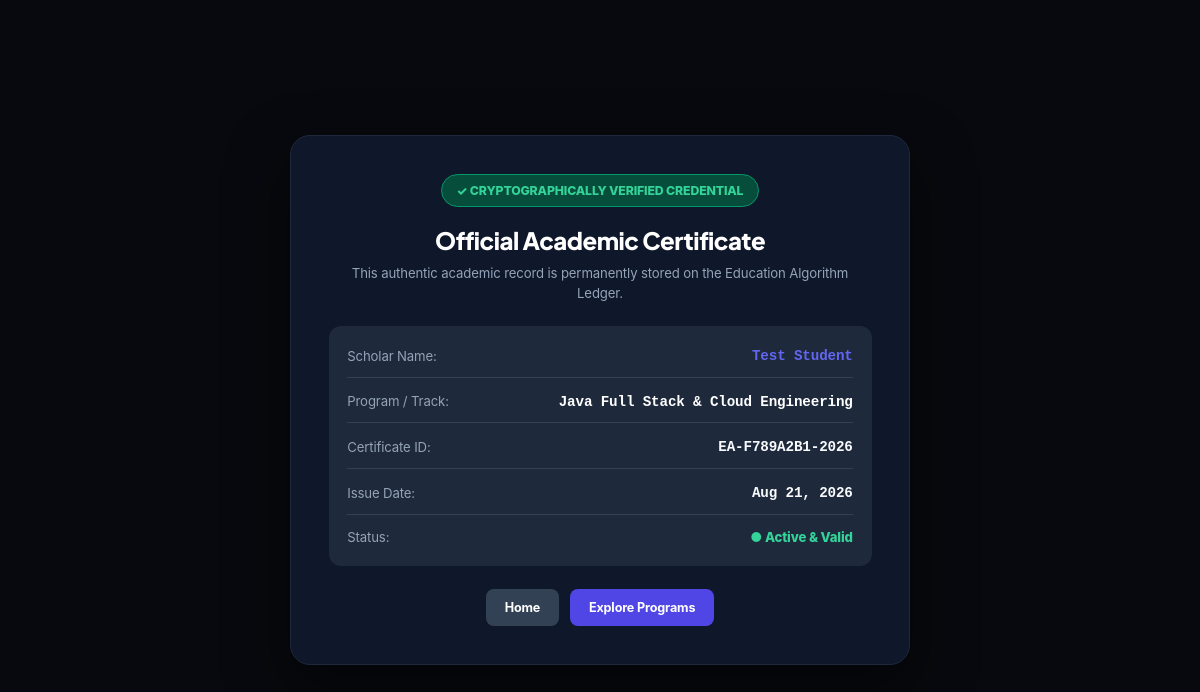
/verify.php?cert=EA-F789A2B1-2026, run on the app's committed database.
### tables this page shows
CREATE TABLE `course_certificates` (
  `id` int(11) NOT NULL AUTO_INCREMENT,
  `certificate_code` varchar(64) NOT NULL,
  `student_id` int(11) NOT NULL,
  `course_id` int(11) NOT NULL,
  `student_name` varchar(150) NOT NULL,
  `course_title` varchar(255) NOT NULL,
  `instructor_name` varchar(150) NOT NULL DEFAULT 'Prof. Alan Vance',
  `issue_date` date NOT NULL,
  `created_at` timestamp NOT NULL DEFAULT current_timestamp(),
  PRIMARY KEY (`id`),
  UNIQUE KEY `certificate_code` (`certificate_code`),
  KEY `student_id` (`student_id`),
  KEY `course_id` (`course_id`)
);

CREATE TABLE `students` (
  `id` int(11) NOT NULL AUTO_INCREMENT,
  `name` varchar(100) NOT NULL,
  `email` varchar(150) NOT NULL,
  `phone` varchar(30) DEFAULT NULL,
  `password` varchar(255) NOT NULL,
  `created_at` timestamp NOT NULL DEFAULT current_timestamp(),
  `status` varchar(20) NOT NULL DEFAULT 'active',
  PRIMARY KEY (`id`),
  UNIQUE KEY `email` (`email`),
  KEY `idx_students_email` (`email`)
);

### verify.php (the view, shortened to what this page needs)
<?php
require_once __DIR__ . '/config.php';
$certUuid = clean_text($_GET['cert'] ?? $_GET['code'] ?? $_GET['id'] ?? '', 64);
$certificate = null;
$error = null;
if (!empty($certUuid)) {
    $stmt = $pdo->prepare("
        SELECT c.id, c.certificate_uuid, c.student_id, c.course_id, c.issue_date, c.completion_percentage, c.status,
               s.name as student_name, s.email as student_email, cr.title as course_title, cr.description as course_desc
        FROM certificates c
        JOIN students s ON c.student_id = s.id
        LEFT JOIN courses cr ON c.course_id = cr.id
        WHERE c.certificate_uuid = ?
        LIMIT 1
    ");
    $stmt->execute([$certUuid]);
    $certificate = $stmt->fetch();
    if (!$certificate) {
        $stmt2 = $pdo->prepare("
            SELECT cc.id, cc.certificate_code as certificate_uuid, cc.student_id, cc.course_id, cc.issue_date,
                   100 as completion_percentage, 'valid' as status,
                   s.name as student_name, s.email as student_email,
                   COALESCE(cr.title, cc.course_title) as course_title, cr.description as course_desc
        FROM course_certificates cc
        JOIN students s ON cc.student_id = s.id
        LEFT JOIN courses cr ON cc.course_id = cr.id
        WHERE cc.certificate_code = ?
        LIMIT 1
        ");
        $stmt2->execute([$certUuid]);
        $certificate = $stmt2->fetch();
    }
} else {
    $error = "Please provide a valid certificate identifier to verify.";
}
?>
<!DOCTYPE html>
<html lang="en">
<head>
    <link rel="stylesheet" href="css/student.css?v=12.0">
</head>
<body>
    <div class="verify-card">
        <?php if ($certificate && empty($error)): ?>
            <div class="valid-badge">✓ CRYPTOGRAPHICALLY VERIFIED CREDENTIAL</div>
            <h1 style="font-size: 1.6rem; font-weight: 800; margin: 0 0 0.5rem; color: #fff;">
                Official Academic Certificate
            </h1>
            <p style="font-size: 0.88rem; color: #94a3b8; margin: 0 0 1.5rem;">
                This authentic academic record is permanently stored on the Education Algorithm Ledger.
            </p>
            <div class="data-grid">
                <div class="data-row">
                    <span>Scholar Name:</span>
                    <strong style="color: #6366f1;"><?php echo htmlspecialchars($certificate['student_name']); ?></strong>
                </div>
                <div class="data-row">
                    <span>Program / Track:</span>
                    <strong style="color: #fff;"><?php echo htmlspecialchars($certificate['course_title'] ?? 'Full Stack Engineering'); ?></strong>
                </div>
                <div class="data-row">
                    <span>Certificate ID:</span>
                    <strong><?php echo htmlspecialchars($certificate['certificate_uuid']); ?></strong>
                </div>
                <div class="data-row">
                    <span>Issue Date:</span>
                    <strong><?php echo date('M d, Y', strtotime($certificate['issue_date'])); ?></strong>
                </div>
                <div class="data-row">
                    <span>Status:</span>
                    <span style="color: #34d399; font-weight: 800;">● Active & Valid</span>
                </div>
            </div>
            <div style="display: flex; gap: 0.75rem; justify-content: center;">
                <a href="index.php" style="background: #334155; color: #fff; text-decoration: none; padding: 0.6rem 1.25rem; border-radius: 8px; font-size: 0.84rem; font-weight: 700;">Home</a>
                <a href="courses.php" style="background: #4f46e5; color: #fff; text-decoration: none; padding: 0.6rem 1.25rem; border-radius: 8px; font-size: 0.84rem; font-weight: 700;">Explore Programs</a>
            </div>
        <?php endif; ?>
    </div>
</body>
</html>

### css/student.css (style rules this page uses)
:root { --ink: #0f172a; --base: #f8fafc; --purple: #6366f1; --purple-hover: #4f46e5; --purple-light: #eef2ff; --purple-glow: rgba(99, 102, 241, 0.25); --coral: #f97316; --coral-hover: #ea580c; --coral-light: #fff7ed; --teal: #06b6d4; --teal-light: #ecfeff; --yellow: #f59e0b; --yellow-light: #fef3c7; --white: #ffffff; --bg-page: #f8fafc; --bg-surface: #ffffff; --bg-subtle: #f1f5f9; --bg-dark: #0f172a; --text-primary: #0f172a; --text-secondary: #475569; --text-muted: #64748b; --text-light: #ffffff; --primary: #6366f1; --primary-hover: #4f46e5; --primary-light: #eef2ff; --primary-glow: rgba(99, 102, 241, 0.22); --accent: #f97316; --accent-hover: #ea580c; --success: #10b981; --success-light: #ecfdf5; --success-text: #047857; --warning: #f59e0b; --warning-light: #fef3c7; --warning-text: #b45309; --danger: #ef4444; --danger-light: #fef2f2; --danger-text: #b91c1c; --border: #e2e8f0; --border-hover: #cbd5e1; --shadow-xs: 0 1px 2px rgba(0, 0, 0, 0.04); --shadow-sm: 0 1px 3px rgba(15, 23, 42, 0.06), 0 1px 2px rgba(15, 23, 42, 0.04); --shadow-md: 0 4px 8px -1px rgba(15, 23, 42, 0.06), 0 2px 4px -2px rgba(15, 23, 42, 0.04); --shadow-lg: 0 12px 24px -4px rgba(15, 23, 42, 0.08), 0 4px 6px -2px rgba(15, 23, 42, 0.03); --shadow-glow: 0 0 16px rgba(99, 102, 241, 0.2); --shadow-coral: 0 6px 14px rgba(249, 115, 22, 0.2); --radius-sm: 6px; --radius-md: 10px; --radius-lg: 14px; --radius-xl: 18px; --radius-full: 9999px; --font-sans: 'Inter', 'Plus Jakarta Sans', -apple-system, BlinkMacSystemFont, 'Segoe UI', Roboto, sans-serif; --font-heading: 'Plus Jakarta Sans', 'Inter', -apple-system, BlinkMacSystemFont, 'Segoe UI', sans-serif; --font-mono: 'JetBrains Mono', 'IBM Plex Mono', ui-monospace, monospace; --transition-bounce: all 0.25s cubic-bezier(0.34, 1.56, 0.64, 1); --transition-smooth: all 0.2s cubic-bezier(0.4, 0, 0.2, 1); }
*, *::before, *::after { transition: background-color 0.22s ease, border-color 0.22s ease, color 0.22s ease, box-shadow 0.22s ease; }
*, *::before, *::after { box-sizing: border-box; margin: 0; padding: 0; }
html { font-size: 15px; scroll-behavior: smooth; overflow-x: hidden; width: 100%; }
body { background-color: var(--bg-page); color: var(--text-primary); font-family: var(--font-sans); line-height: 1.55; -webkit-font-smoothing: antialiased; min-height: 100vh; display: flex; flex-direction: column; overflow-x: hidden; width: 100%; letter-spacing: -0.01em; }
h1, h2, h3, h4, h5, h6 { font-family: var(--font-heading); color: var(--text-primary); line-height: 1.25; font-weight: 700; letter-spacing: -0.02em; overflow-wrap: anywhere; word-break: break-word; }
p, span, a, label, li { overflow-wrap: anywhere; word-break: break-word; }

### verify.php (style rules this page uses)
body { background-color: #07090e; color: #f8fafc; min-height: 100vh; display: flex; flex-direction: column; justify-content: center; align-items: center; padding: 2rem 1.25rem; box-sizing: border-box; font-family: -apple-system, BlinkMacSystemFont, 'Segoe UI', Roboto, sans-serif; }
.verify-card { background: #0f172a; border: 1.5px solid #1e293b; border-radius: 20px; max-width: 620px; width: 100%; padding: 2.5rem; box-shadow: 0 25px 60px rgba(0,0,0,0.5); text-align: center; box-sizing: border-box; }
.valid-badge { background: #064e3b; border: 1px solid #059669; color: #34d399; padding: 0.4rem 1rem; border-radius: 100px; font-size: 0.82rem; font-weight: 800; display: inline-flex; align-items: center; gap: 0.4rem; margin-bottom: 1.25rem; }
.data-grid { background: #1e293b; border-radius: 12px; padding: 1.25rem; margin: 1.5rem 0; text-align: left; display: flex; flex-direction: column; gap: 0.85rem; font-size: 0.88rem; }
.data-row { display: flex; justify-content: space-between; align-items: center; border-bottom: 1px solid #334155; padding-bottom: 0.65rem; }
.data-row:last-child { border-bottom: none; padding-bottom: 0; }
.data-row span { color: #94a3b8; }
.data-row strong { color: #f8fafc; font-family: monospace; font-size: 0.95rem; }

### data on the page
course_certificates: student.name "Test Student", certificate_code "EA-F789A2B1-2026", issue_date "Aug 21, 2026"

### other printed values
$certificate['course_title'] "Java Full Stack & Cloud Engineering"
